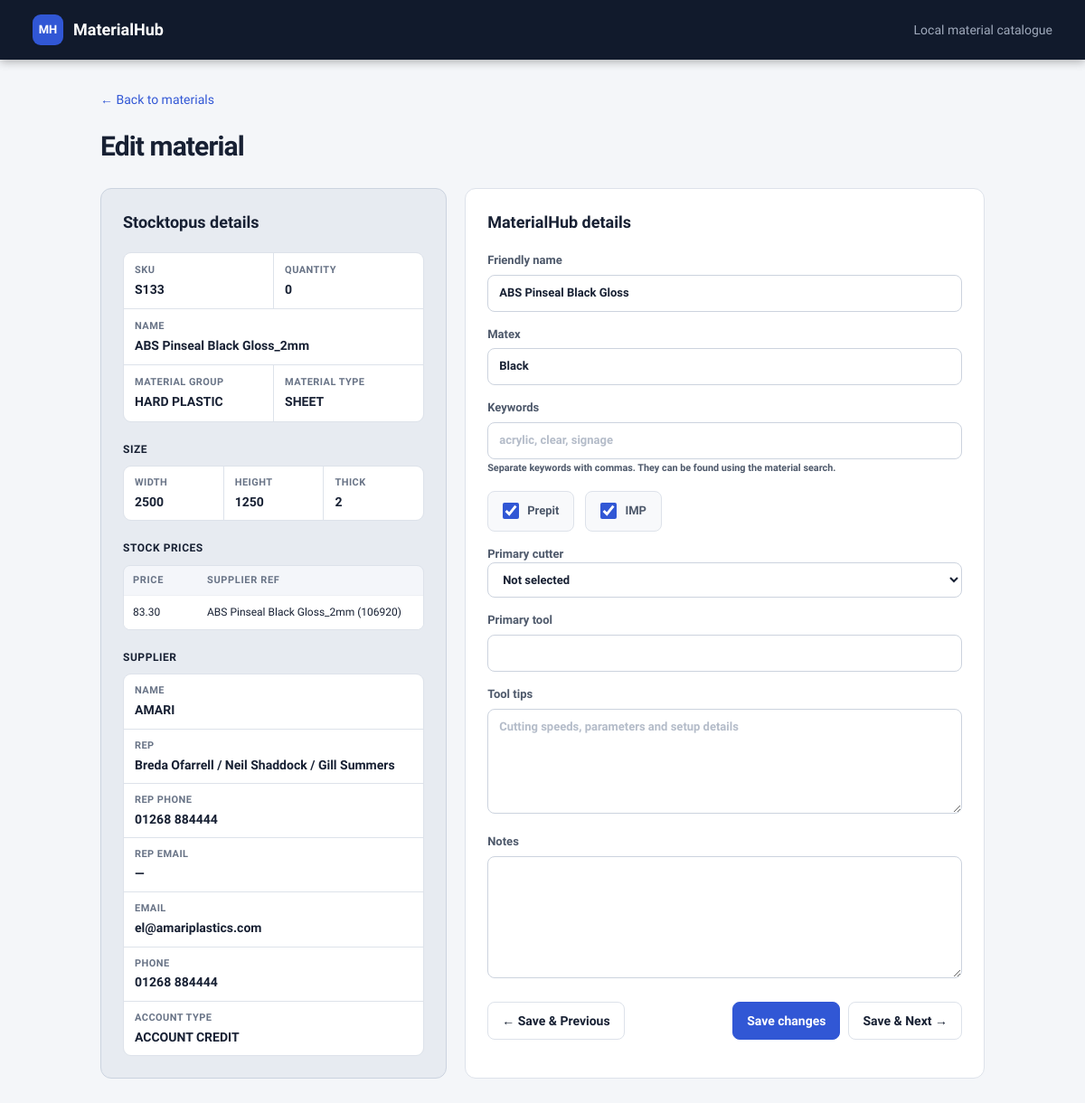
The app's page /materials/2/edit with its own data.
### app/models.py (models this page shows)
class Material(Base):
    __tablename__ = "materials"
    id: Mapped[int] = mapped_column(primary_key=True)
    stocktopus_id: Mapped[str] = mapped_column(Text, unique=True, index=True)
    name: Mapped[str] = mapped_column(Text, default="")
    sku: Mapped[str | None] = mapped_column(Text)
    material_group: Mapped[str | None] = mapped_column(Text)
    material_type: Mapped[str | None] = mapped_column(Text)
    size_type: Mapped[str] = mapped_column(Text, index=True)
    width_mm: Mapped[float | None] = mapped_column(Float)
    height_mm: Mapped[float | None] = mapped_column(Float)
    length_mm: Mapped[float | None] = mapped_column(Float)
    thickness_mm: Mapped[float | None] = mapped_column(Float)
    size_unit: Mapped[str | None] = mapped_column(Text)
    size_string: Mapped[str | None] = mapped_column(Text)
    quantity: Mapped[float | None] = mapped_column(Float)
    price_range: Mapped[str | None] = mapped_column(Text)
    supplier_name: Mapped[str | None] = mapped_column(Text)
    active: Mapped[bool] = mapped_column(Boolean, default=True, index=True)
    raw_stocktopus_json: Mapped[str] = mapped_column(Text)
    first_seen_at: Mapped[datetime] = mapped_column(DateTime(timezone=True), default=utc_now)
    last_seen_at: Mapped[datetime] = mapped_column(DateTime(timezone=True), default=utc_now)
    updated_from_stocktopus_at: Mapped[datetime] = mapped_column(DateTime(timezone=True), default=utc_now)
    friendly_name: Mapped[str | None] = mapped_column(Text)
    matex: Mapped[str | None] = mapped_column(Text)
    prepit: Mapped[str | None] = mapped_column(Text)
    imp: Mapped[str | None] = mapped_column(Text)
    notes: Mapped[str | None] = mapped_column(Text)
    keywords: Mapped[str | None] = mapped_column(Text)
    primary_cutter: Mapped[str | None] = mapped_column(Text)
    primary_tool: Mapped[str | None] = mapped_column(Text)
    tool_tips: Mapped[str | None] = mapped_column(Text)
    sort_order: Mapped[int] = mapped_column(Integer, default=0)

### app/routes/materials.py (the view)
@router.get("/materials/{material_id}/edit")
def edit_page(material_id: int, request: Request, db: Session = Depends(get_db)):
    material = db.get(Material, material_id)
    if material is None:
        raise HTTPException(status_code=404, detail="Material not found")
    previous_id, next_id = _adjacent_material_ids(db, material_id)
    return templates.TemplateResponse(request, "edit_material.html", {
        "material": material,
        "stocktopus_fields": _stocktopus_fields(material),
        "previous_id": previous_id,
        "next_id": next_id,
    })

### app/templates/edit_material.html (shortened to what this page needs)
{% extends "base.html" %}
{% block content %}
<a class="back" href="/materials">← Back to materials</a>
<section class="heading">
  <div><h1>Edit material</h1></div>
</section>
<div class="edit-grid">
  <section class="card stocktopus-panel">
    <h2>Stocktopus details</h2>
    <div class="stocktopus-fields">
      <div class="stocktopus-overview">
      {% for field in stocktopus_fields %}
        {% if field.kind == 'value' %}
          <dl class="stocktopus-field stocktopus-field--{{ field.source_name|replace('_', '-') }}"><dt title="{{ field.source_name }}">{{ field.name }}</dt><dd>{{ field.value }}</dd></dl>
        {% endif %}
      {% endfor %}
      </div>
      {% for field in stocktopus_fields %}
        {% if field.kind == 'group' %}
          <section class="stocktopus-group stocktopus-group--{{ field.source_name|replace('_', '-') }}">
            <h3 title="{{ field.source_name }}">{{ field.name }}</h3>
            <div class="stocktopus-detail-grid">
              {% for child in field.children %}<dl class="stocktopus-field nested"><dt title="{{ child.source_name }}">{{ child.name }}</dt><dd>{{ child.value }}</dd></dl>{% endfor %}
            </div>
          </section>
        {% elif field.kind == 'collection' %}
          <section class="stocktopus-group">
            <h3 title="{{ field.source_name }}">{{ field.name }}</h3>
            {% if field['items'] %}
              <div class="stocktopus-table-wrap"><table class="stocktopus-table">
                <thead><tr>{% for child in field['items'][0] %}<th>{{ child.name }}</th>{% endfor %}</tr></thead>
                <tbody>{% for item in field['items'] %}<tr>{% for child in item %}<td>{{ child.value }}</td>{% endfor %}</tr>{% endfor %}</tbody>
              </table></div>
            {% else %}<div class="stocktopus-empty">No entries</div>{% endif %}
          </section>
        {% endif %}
      {% endfor %}
    </div>
  </section>
  <form id="edit-material" class="card form" method="post">
    <h2>MaterialHub details</h2>
    <label>Friendly name<input name="friendly_name" value="{{ material.friendly_name or '' }}"></label>
    <label>Matex<input name="matex" value="{{ material.matex or '' }}"></label>
    <label>Keywords
      <input name="keywords" value="{{ material.keywords or '' }}" placeholder="acrylic, clear, signage">
      <small>Separate keywords with commas. They can be found using the material search.</small>
    </label>
    <div class="check-row">
      <label class="check-field"><input type="checkbox" name="prepit" value="1" {% if material.prepit %}checked{% endif %}><span>Prepit</span></label>
      <label class="check-field"><input type="checkbox" name="imp" value="1" {% if material.imp %}checked{% endif %}><span>IMP</span></label>
    </div>
    <label>Primary cutter
      <select name="primary_cutter" id="primary-cutter">
        <option value="">Not selected</option>
      </select>
    </label>
    <label id="primary-tool-field" {% if material.primary_cutter not in ['CNC', 'JWEI'] %}hidden{% endif %}>Primary tool
      <input name="primary_tool" value="{{ material.primary_tool or '' }}">
    </label>
    <label>Tool tips<textarea name="tool_tips" rows="5" placeholder="Cutting speeds, parameters and setup details">{{ material.tool_tips or '' }}</textarea></label>
    <label>Notes<textarea name="notes" rows="6">{{ material.notes or '' }}</textarea></label>
    <div class="edit-navigation">
      <button name="navigation" value="previous" {% if previous_id is none %}disabled{% endif %}>← Save &amp; Previous</button>
      <div class="actions">
        <button class="primary" name="navigation" value="save">Save changes</button>
        <button name="navigation" value="next" {% if next_id is none %}disabled{% endif %}>Save &amp; Next →</button>
      </div>
    </div>
  </form>
</div>
{% endblock %}

### app/static/styles.css (style rules this page uses)
:root { --ink:#172033;--muted:#687386;--line:#dde2ea;--surface:#fff;--bg:#f4f6f9;--brand:#3157d5;--brand-dark:#2446b5 }
* { box-sizing:border-box }
body { margin:0;background:var(--bg);color:var(--ink);font:14px/1.45 Inter,ui-sans-serif,system-ui,-apple-system,"Segoe UI",sans-serif }
.heading { display:flex;align-items:flex-end;justify-content:space-between;margin-bottom:24px }
.heading h1 { font-size:30px;letter-spacing:-.03em;margin:0 }
.actions { display:flex;gap:9px;align-items:center }
button,.button { border:1px solid var(--line);border-radius:8px;background:#fff;color:var(--ink);padding:10px 15px;text-decoration:none;font:inherit;font-weight:600;cursor:pointer }
.primary { background:var(--brand);border-color:var(--brand);color:#fff }
input,select,textarea { width:100%;border:1px solid #ccd3de;border-radius:8px;padding:10px 12px;color:var(--ink);background:#fff;font:inherit }
table { width:100%;border-collapse:collapse;white-space:nowrap }
th { background:#f8f9fb;text-align:left;text-transform:uppercase;letter-spacing:.06em;font-size:11px;color:var(--muted);padding:12px }
td { padding:13px 12px;border-top:1px solid #edf0f4 }
.back { display:inline-block;margin-bottom:20px;color:var(--brand);text-decoration:none }
.edit-grid { display:grid;grid-template-columns:minmax(280px,.7fr) minmax(400px,1.3fr);gap:20px }
.card { background:#fff;border:1px solid var(--line);border-radius:12px;padding:24px }
.card h2 { margin:0 0 20px;font-size:18px }
dl { display:grid;grid-template-columns:130px 1fr;margin:0 }
dt,dd { border-bottom:1px solid #edf0f4;padding:10px 0 }
dt { color:var(--muted) }
dd { margin:0;font-weight:550 }
.form label { display:block;color:#4e596b;font-size:13px;font-weight:600;margin-bottom:16px }
.form input,.form textarea { margin-top:6px }

### app/static/inline-edit.css (style rules this page uses)
.edit-grid { grid-template-columns: minmax(360px, .9fr) minmax(500px, 1.35fr); }
.stocktopus-panel { border-color: #cbd3df; background: #e7ebf1; }
body, button, input, select, textarea { font-family: "Quicksand", ui-sans-serif, system-ui, sans-serif; }
input::placeholder, textarea::placeholder { color: #b4bcc9; opacity: 1; }
.form textarea { resize: vertical; }
.edit-navigation { display: flex; align-items: center; justify-content: space-between; gap: 12px; padding-top: 4px; }
.check-cell input, .check-field input { width: 18px; height: 18px; margin: 0; accent-color: var(--brand); cursor: pointer; }
.check-row { display: flex; gap: 12px; margin-bottom: 16px; }
.form .check-field { display: flex; align-items: center; gap: 9px; margin: 0; padding: 12px 16px; border: 1px solid var(--line); border-radius: 8px; background: #f8f9fb; }
.form .check-field input { margin: 0; }
.stocktopus-fields { display: block; }
.stocktopus-overview, .stocktopus-detail-grid { display: grid; grid-template-columns: repeat(2, minmax(0, 1fr)); gap: 1px; overflow: hidden; border: 1px solid var(--line); border-radius: 9px; background: var(--line); }
.stocktopus-field--name { grid-column: 1 / -1; }
.stocktopus-group--size .stocktopus-detail-grid { grid-template-columns: repeat(3, minmax(0, 1fr)); }
.stocktopus-group--supplier .stocktopus-detail-grid { grid-template-columns: minmax(0, 1fr); }
.stocktopus-field { display: grid; grid-template-columns: minmax(0, 1fr); margin: 0; min-width: 0; border: 0; background: #fff; padding: 11px 12px; }
.stocktopus-field dt { display: block; width: 100%; padding: 0 0 3px; border: 0; color: var(--muted); font-size: 11px; font-weight: 700; letter-spacing: .04em; text-transform: uppercase; }
.stocktopus-field dd { display: block; width: 100%; margin: 0; padding: 0; border: 0; overflow-wrap: anywhere; }
.stocktopus-group { margin-top: 22px; }
.stocktopus-group h3 { margin: 0 0 9px; padding: 0; border: 0; color: var(--ink); font-size: 12px; letter-spacing: .045em; text-transform: uppercase; }
.stocktopus-field.nested { padding: 10px 12px; }
.stocktopus-table-wrap { overflow: hidden; border: 1px solid var(--line); border-radius: 8px; }
.stocktopus-table { table-layout: fixed; white-space: normal; }
.stocktopus-table th:first-child, .stocktopus-table td:first-child { width: 82px; }
.stocktopus-table th { background: #f4f6fa; padding: 8px 10px; }
.stocktopus-table td { padding: 10px; vertical-align: top; font-size: 12px; overflow-wrap: anywhere; }
.stocktopus-table tbody tr, .stocktopus-table tbody td { background: #fff; }

### records on screen
Material: friendly_name "ABS Pinseal Black Gloss", matex "Black", prepit "☑", imp "☑"

### other values on screen
{{ field.name }} "SKU" "QUANTITY" "NAME" "MATERIAL GROUP" "MATERIAL TYPE"
{{ field.value }} "S133" "0" "ABS Pinseal Black Gloss_2mm" "HARD PLASTIC" "SHEET"
{{ field.name }} "SIZE" "SUPPLIER"
{{ child.name }} "WIDTH" "HEIGHT" "THICK" "NAME" "REP" "REP PHONE" "REP EMAIL" "EMAIL" "PHONE" "ACCOUNT TYPE"
{{ child.value }} "2500" "1250" "2" "AMARI" "Breda Ofarrell / Neil Shaddock / Gill Summers" "01268 884444" "—" "el@amariplastics.com" "01268 884444" "ACCOUNT CREDIT"
{{ field.name }} "STOCK PRICES"
{{ child.name }} "PRICE" "SUPPLIER REF"
{{ child.value }} "83.30" "ABS Pinseal Black Gloss_2mm (106920)"
